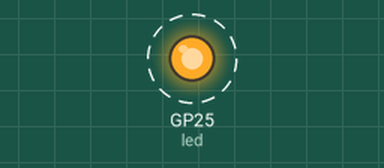
Bench run of a program on a simulated Raspberry Pi Pico running MicroPython. On the bench: output pins drawn as LEDs (lit = HIGH). Dashed ring = blinking.

Above: at 0.5 s.
Timing chart, 0 to 4.6 s (numbered marks = the images above):
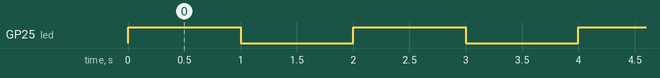

Measured:
- by itself, GP25 (led): alternates HIGH for 1.0 s and LOW for 1.0 s

The program:

main.py
```python
from machine import Pin
import time

led = Pin("LED", Pin.OUT)

while True:
    led.toggle()
    time.sleep(1)
```
